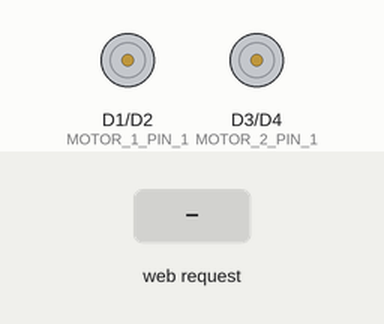
Recording of a sketch running on a simulated ESP8266 (NodeMCU). Parts: motor-driver pin pairs drawn as motors (green arrow = first pin HIGH = forward, orange = second pin HIGH = backward, longer = more drive, scaled by the enable pin). The inputs (shaded band) are chosen by the test bench. WiFi joins after 1.5 s; servers stay silent unless stated; what the sketch prints to the serial monitor is not drawn.

Above: at 2.7 s.
2.8 s: HTTP request GET /action?cmd=forward received
At 2.9 s:
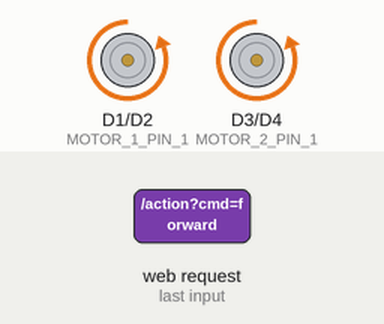
4.5 s: HTTP request GET /action?cmd=backward received
At 4.6 s:
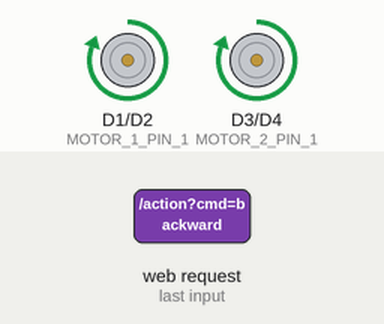
6.2 s: HTTP request GET /action?cmd=left received
At 6.3 s:
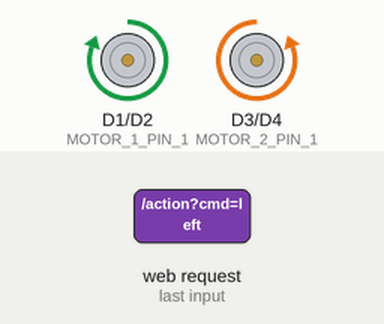
7.9 s: HTTP request GET /action?cmd=right received
At 8.0 s:
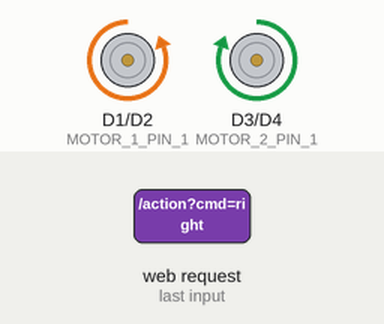
Timing chart, 0 to 10.6 s (numbered marks = the images above; inputs shaded):
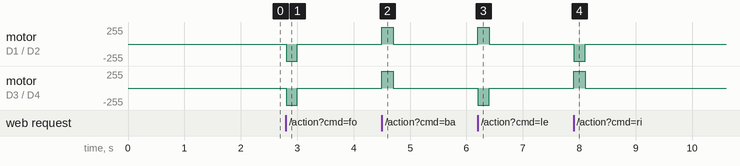

The sketch:

NodeMCURobotTwoMotors.ino
```cpp
#include <ESP8266WiFi.h>
#include <ESP8266WebServer.h>

const char* ssid = "PotatoChipishipss";
const char* password = "paba1234";

// Define motor control pins for Motor 1
#define MOTOR_1_PIN_1 D1
#define MOTOR_1_PIN_2 D2
#define ENABLE_1_PIN D5 // GPIO5 (D1) for motor 1 speed control

// Define motor control pins for Motor 2
#define MOTOR_2_PIN_1 D3
#define MOTOR_2_PIN_2 D4
#define ENABLE_2_PIN D6 // GPIO4 (D2) for motor 2 speed control

ESP8266WebServer server(80);

void setup() {
  pinMode(MOTOR_1_PIN_1, OUTPUT);
  pinMode(MOTOR_1_PIN_2, OUTPUT);
  pinMode(ENABLE_1_PIN, OUTPUT);

  pinMode(MOTOR_2_PIN_1, OUTPUT);
  pinMode(MOTOR_2_PIN_2, OUTPUT);
  pinMode(ENABLE_2_PIN, OUTPUT);

  analogWrite(ENABLE_1_PIN, 255);
  analogWrite(ENABLE_2_PIN, 255);

  Serial.begin(115200);
  Serial.println();

  // Connect to Wi-Fi
  WiFi.begin(ssid, password);
  while (WiFi.status() != WL_CONNECTED) {
    delay(500);
    Serial.print(".");
  }
  Serial.println("");
  Serial.println("WiFi connected");

  // Define web server routes
  server.on("/", HTTP_GET, []() {
    String html = "<html><head>";
html += "<style>";
html += "table {";
html += "  border-collapse: collapse;";
html += "}";
html += "td {";
html += "  padding: 10px;";
html += "}";
html += ".centered {";
html += "  display: flex;";
html += "  justify-content: center;";
html += "  align-items: center;";
html += "  height: 200vh;";
html += "}";
html += "button {";
html += "  background-color: blue;";
html += "  color: white;";
html += "  border: none;";
html += "  padding: 10px;";
html += "  cursor: pointer;";
html += "}";
html += "</style>";
html += "</head><body>";
html += "<h1>WiFi Robot Control</h1>";
html += "<div class='centered'>";
html += "<table>";
html += "<tr>";
html += "<td></td>";
html += "<td><button id='backward' onclick='sendCommand(\"forward\")'>Forward</button></td>";
html += "<td></td>";
html += "</tr>";
html += "<tr>";
html += "<td><button id='left' onclick='sendCommand(\"left\")'>Left</button></td>";
html += "<td><button id='stop' onclick='sendCommand(\"stop\")'>Stop</button></td>";
html += "<td><button id='right' onclick='sendCommand(\"right\")'>Right</button></td>";
html += "</tr>";
html += "<tr>";
html += "<td></td>";
html += "<td><button id='forward' onclick='sendCommand(\"backward\")'>Backward</button></td>";
html += "<td></td>";
html += "</tr>";
html += "</table>";
html += "</div>";
html += "<script>";
html += "function sendCommand(cmd) {";
html += "  var xhr = new XMLHttpRequest();";
html += "  xhr.open('GET', '/action?cmd=' + cmd, true);";
html += "  xhr.send();";
html += "}";
html += "</script>";
html += "</body></html>";

    server.send(200, "text/html", html);
  });

  server.on("/action", HTTP_GET, []() {
    String cmd = server.arg("cmd");
    Serial.print("Received command: ");
  Serial.println(cmd);
    if (cmd == "forward") {
      Serial.println("Forward");
      digitalWrite(MOTOR_1_PIN_1, LOW);
      digitalWrite(MOTOR_1_PIN_2, HIGH);
      digitalWrite(MOTOR_2_PIN_1, LOW);
      digitalWrite(MOTOR_2_PIN_2, HIGH);
      delay(200);
      digitalWrite(MOTOR_1_PIN_1, LOW);
      digitalWrite(MOTOR_1_PIN_2, LOW);
      digitalWrite(MOTOR_2_PIN_1, LOW);
      digitalWrite(MOTOR_2_PIN_2, LOW);
    } else if (cmd == "backward") {
      Serial.println("Backward");
      digitalWrite(MOTOR_1_PIN_1, HIGH);
    digitalWrite(MOTOR_1_PIN_2, LOW);
    digitalWrite(MOTOR_2_PIN_1, HIGH);
    digitalWrite(MOTOR_2_PIN_2, LOW);
    delay(200);
      digitalWrite(MOTOR_1_PIN_1, LOW);
      digitalWrite(MOTOR_1_PIN_2, LOW);
      digitalWrite(MOTOR_2_PIN_1, LOW);
      digitalWrite(MOTOR_2_PIN_2, LOW);
    } else if (cmd == "left") {
      Serial.println("Left");
      digitalWrite(MOTOR_1_PIN_1, HIGH);
    digitalWrite(MOTOR_1_PIN_2, LOW);
    digitalWrite(MOTOR_2_PIN_1, LOW);
    digitalWrite(MOTOR_2_PIN_2, HIGH);
    delay(200);
      digitalWrite(MOTOR_1_PIN_1, LOW);
      digitalWrite(MOTOR_1_PIN_2, LOW);
      digitalWrite(MOTOR_2_PIN_1, LOW);
      digitalWrite(MOTOR_2_PIN_2, LOW);
    } else if (cmd == "right") {
      Serial.println("Right");
      digitalWrite(MOTOR_1_PIN_1, LOW);
    digitalWrite(MOTOR_1_PIN_2, HIGH);
    digitalWrite(MOTOR_2_PIN_1, HIGH);
    digitalWrite(MOTOR_2_PIN_2, LOW);
    delay(200);
      digitalWrite(MOTOR_1_PIN_1, LOW);
      digitalWrite(MOTOR_1_PIN_2, LOW);
      digitalWrite(MOTOR_2_PIN_1, LOW);
      digitalWrite(MOTOR_2_PIN_2, LOW);
    } else if (cmd == "stop") {
      Serial.println("Stop");
      digitalWrite(MOTOR_1_PIN_1, LOW);
      digitalWrite(MOTOR_1_PIN_2, LOW);
      digitalWrite(MOTOR_2_PIN_1, LOW);
      digitalWrite(MOTOR_2_PIN_2, LOW);
    }
    server.send(200, "text/plain", "OK");
  });

  server.begin();
}

void loop() {
  server.handleClient();
  // Add any additional robot control logic here based on button presses
}
```

Measured:
- after the input at 2.8 s, motor on D1 (MOTOR_1_PIN_1) / D2 (MOTOR_1_PIN_2), motor on D3 (MOTOR_2_PIN_1) / D4 (MOTOR_2_PIN_2): stopped → backward 255/255 at once, → stopped 0.20 s later
- after the input at 4.5 s, motor on D1 (MOTOR_1_PIN_1) / D2 (MOTOR_1_PIN_2), motor on D3 (MOTOR_2_PIN_1) / D4 (MOTOR_2_PIN_2): stopped → forward 255/255 at once, → stopped 0.20 s later
- after the input at 6.2 s, motor on D1 (MOTOR_1_PIN_1) / D2 (MOTOR_1_PIN_2): stopped → forward 255/255 at once, → stopped 0.20 s later; motor on D3 (MOTOR_2_PIN_1) / D4 (MOTOR_2_PIN_2): stopped → backward 255/255 at once, → stopped 0.20 s later
- after the input at 7.9 s, motor on D1 (MOTOR_1_PIN_1) / D2 (MOTOR_1_PIN_2): stopped → backward 255/255 at once, → stopped 0.20 s later; motor on D3 (MOTOR_2_PIN_1) / D4 (MOTOR_2_PIN_2): stopped → forward 255/255 at once, → stopped 0.20 s later
